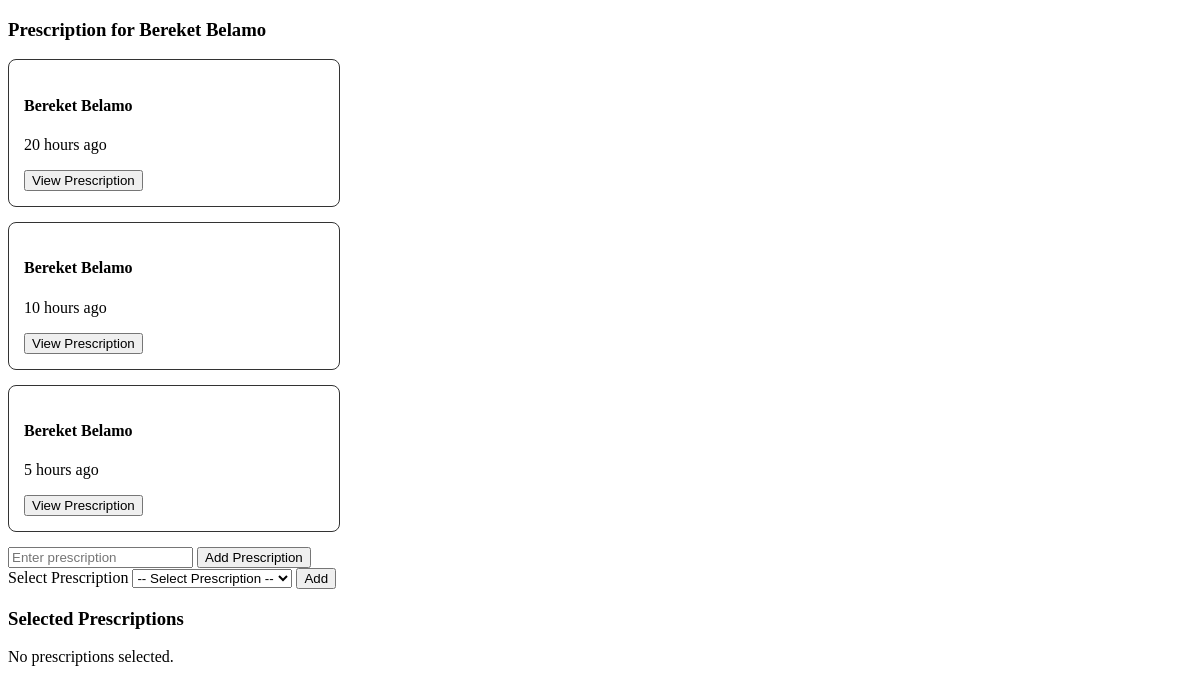
Page /prescription/4/ on the earlier database version.
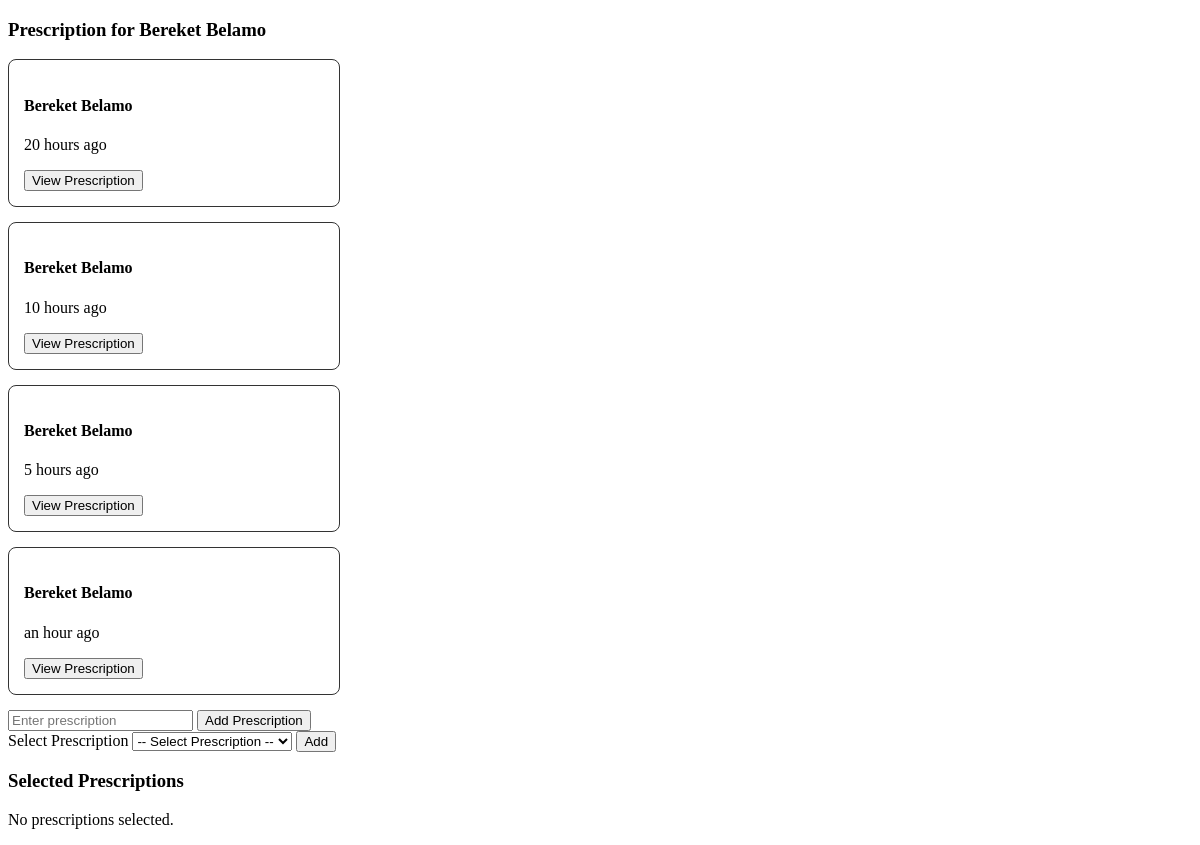
Same page on the later database version.
### App/models.py (models this page shows, shortened)
class Visit(models.Model):
    status_choice = [
        ('waiting' ,'Waiting'),
        ('nurse' , 'With Nurse'),
        ('doctor' , 'With Doctor'),
        ('lab' , 'Lab'),
        ('completed' , 'Completed'),
        ('incomplete' , 'InComplete')
    ]
    patient = models.ForeignKey(Patient, on_delete=models.CASCADE)
    status = models.CharField(choices=status_choice, default='waiting')
    visit_date = models.DateTimeField(auto_now_add=True)

class Patient(models.Model):
    name = models.CharField(max_length=100)
    date_of_birth = models.DateField()
    Sex_choice = [
        ('M', 'Male'),
        ('F', "Female")
    ]
    sex = models.CharField(choices=Sex_choice)
    allergy = models.CharField()
    zone = models.CharField(max_length=50)
    city = models.CharField(max_length=50)
    phone = models.CharField(max_length=20)
    emergency_contact = models.CharField(max_length=20)
    date_registered = models.DateTimeField(auto_now_add=True)

class Prescription(models.Model):
    visit = models.ForeignKey(Visit,on_delete=models.CASCADE,related_name='prescriptions')
    prescription_template = models.ForeignKey(PrescriptionTemplate,on_delete=models.CASCADE,related_name='prescriptions')
    prescription_group = models.DateTimeField()
    prescribed_at = models.DateTimeField(auto_now_add=True)

### App/views.py (the view)
# urls.py: path('prescription/<int:visit_id>/',views.prescription,name='prescription'),
def prescription(request, visit_id):
    visit = get_object_or_404(Visit,id=visit_id,status='doctor')
    form = PrescriptionLineForm()
    prescriptions = PrescriptionTemplate.objects.all()
    prescription_cart = request.session.get('prescription_cart',{})
    cart = prescription_cart.get(str(visit_id),[])
    selected_prescriptions = PrescriptionTemplate.objects.filter(id__in=cart)
    viewprescriptions = Prescription.objects.filter(visit=visit).select_related('prescription_template').order_by('prescription_group')
    grouped_prescriptions = []
    for group_time, prescriptions_group in groupby(
        viewprescriptions,
        key=lambda x: x.prescription_group
    ):
        grouped_prescriptions.append({
            'prescription_group': group_time,
            'prescriptions': list(prescriptions_group)
        })
    context = {
        'visit': visit,
        'prescriptions': prescriptions,
        'selected_prescriptions': selected_prescriptions,
        'grouped_prescriptions': grouped_prescriptions,
        'viewprescriptions' : viewprescriptions,
        'form' : form,
    }
    return render(request,'doctor/prescription.html',context)

### App/forms.py
class PrescriptionLineForm(forms.ModelForm):
    class Meta:
        model = PrescriptionTemplate
        fields = ['name']

### App/templates/doctor/prescription.html (shortened to what this page needs)
{% load humanize %}
<!DOCTYPE html>
<html lang="en">
<head>
</head>
<body>
<h3>Prescription for {{ visit.patient.name }}</h3>
{% for group in grouped_prescriptions %}
    <div class="prescription-card">
        <h4>{{ visit.patient.name }} </h4>
        <p>{{ group.prescription_group|naturaltime}}</p>
        <button
            type="button"
            onclick="showPrescription('{{ forloop.counter }}')">
            View Prescription
        </button>
    </div>
{% empty %}
    <p>No saved prescriptions.</p>
{% endfor %}
<form method="POST" action="{% url 'prescriptionlines' %}">
    <input
        type="text"
        name="name"
        placeholder="Enter prescription"
        required
    >
    <button type="submit">Add Prescription</button>
</form>
<form method="POST"
      action="{% url 'add_prescription' visit.id %}">
    <label>Select Prescription</label>
    <select name="prescription_id" required>
        <option value="">
            -- Select Prescription --
        </option>
    </select>
    <button type="submit">Add</button>
</form>
<h3>Selected Prescriptions</h3>
{% for prescription in selected_prescriptions %}
    <p>
        {{ prescription.name }}
        <a href="{% url 'delete_prescription' visit.id prescription.id %}">Remove</a>
</p>
{% empty %}
    <p>No prescriptions selected.</p>
{% endfor %}
</body>
</html>

Differences in the rows shown:
added Prescription: prescription_group "an hour ago"
Other differences:
new list line: "Bereket Belamo"
new list line: "View Prescription"
